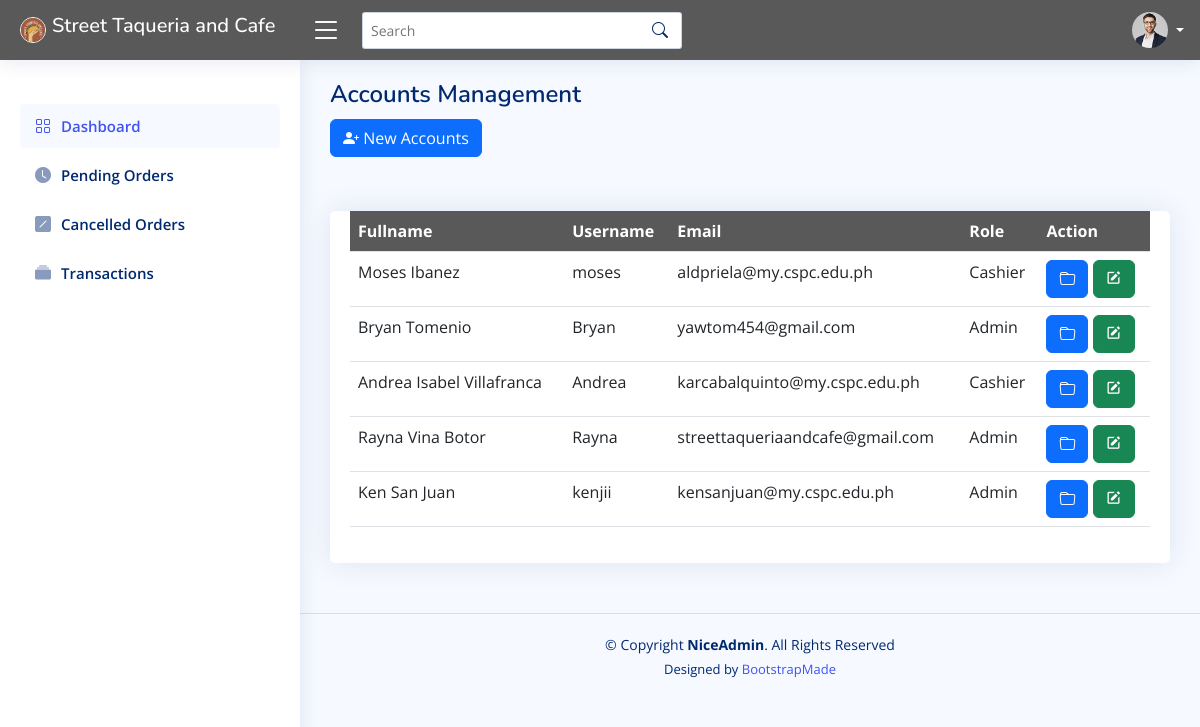
Page /stcadmin/ad_accounts.php on the committed database.
### tables this page shows
CREATE TABLE `users` (
  `id` int(11) NOT NULL,
  `username` varchar(50) NOT NULL,
  `name` varchar(100) NOT NULL,
  `email` varchar(50) NOT NULL,
  `password` varchar(50) NOT NULL,
  `phone` varchar(20) NOT NULL,
  `address` varchar(100) NOT NULL,
  `role` varchar(50) NOT NULL,
  `usertype` int(11) NOT NULL DEFAULT 0,
  `image` varchar(50) NOT NULL,
  `status` int(11) NOT NULL DEFAULT 1
);

### stcadmin/ad_accounts.php (the view, shortened to what this page needs)
<!DOCTYPE html>
<html lang="en">
<head>
  <link href="assets/vendor/bootstrap/css/bootstrap.min.css" rel="stylesheet">
  <link href="assets/vendor/bootstrap-icons/bootstrap-icons.css" rel="stylesheet">
  <link href="assets/vendor/boxicons/css/boxicons.min.css" rel="stylesheet">
  <link href="assets/vendor/quill/quill.snow.css" rel="stylesheet">
  <link href="assets/vendor/quill/quill.bubble.css" rel="stylesheet">
  <link href="assets/vendor/remixicon/remixicon.css" rel="stylesheet">
  <link href="assets/vendor/simple-datatables/style.css" rel="stylesheet">
  <link href="assets/css/style.css" rel="stylesheet">
</head>
<body>
  <?php include("ad_header.php") ?>
  <?php include("ad_sidebar.php") ?>
  <main id="main" class="main">
    <div class="pagetitle">
      <h1>Accounts Management</h1>
    </div>
    <section class="section">
            <button type="button" class="btn btn-primary" data-bs-toggle="modal" data-bs-target="#verticalycentered">
                <i class="bi-person-plus-fill"></i> New Accounts
            </button><br><br>
    </section>
    <section class="section">
      <div class="row">
        <div class="col-lg-12">
        <div class="card recent-sales overflow-auto">
            <?php
			        $query = 'SELECT * FROM users WHERE usertype = 1 ORDER BY id DESC';
			        $stmt = $conn->prepare($query);
			        $stmt->execute();
			        $result = $stmt->get_result();
			      ?>
            <div class="card-body">
                    <table id="data-table" class="table">
                        <thead style="background-color:#595959; color:white">
                            <tr>
                              <th scope="col">Fullname</th>
                              <th scope="col">Username</th>
                              <th scope="col">Email</th>
                              <th scope="col">Role</th>
                              <th scope="col">Action</th>
                            </tr>
                        </thead>
                        <tbody>
                            <?php while ($row = $result->fetch_assoc()) { ?>
                                <tr>
                                  <td><?= $row['name']; ?></td>
                                  <td><?= $row['username']; ?></td>
                                  <td><?= $row['email']; ?></td>
                                  <td><?= $row['role']; ?></td>
                                  <td>
                                    <a href="ad_view.accounts.php?details2=<?= $row['id']; ?>" type="button" class="btn btn-primary" data-bs-target="#verticalycentered">
                                    <i class="bi bi-folder"></i></a>
                                    <a href="ad_accounts.php?edit=<?= $row['id']; ?>" type="button" class="btn btn-success"><i class="bx bxs-edit"></i></a>
                                  </td>
                                </tr>
                            <?php } ?>
                        </tbody>
                    </table>
            </div>
            </div>
        </div>
      </div>
    </section>
  </main>
  <footer id="footer" class="footer">
    <div class="copyright">
      &copy; Copyright <strong><span>NiceAdmin</span></strong>. All Rights Reserved
    </div>
    <div class="credits">
      Designed by <a href="https://bootstrapmade.com/">BootstrapMade</a>
    </div>
  </footer>
</body>
</html>

### stcadmin/ad_header.php (shortened to what this page needs)
<!DOCTYPE html>
<html lang="en">
<head>
  <link href="assets/vendor/bootstrap/css/bootstrap.min.css" rel="stylesheet">
  <link href="assets/vendor/bootstrap-icons/bootstrap-icons.css" rel="stylesheet">
  <link href="assets/vendor/boxicons/css/boxicons.min.css" rel="stylesheet">
  <link href="assets/vendor/quill/quill.snow.css" rel="stylesheet">
  <link href="assets/vendor/quill/quill.bubble.css" rel="stylesheet">
  <link href="assets/vendor/remixicon/remixicon.css" rel="stylesheet">
  <link href="assets/vendor/simple-datatables/style.css" rel="stylesheet">
  <link href="assets/css/style.css" rel="stylesheet">
</head>
<body>
  <header id="header" class="header fixed-top d-flex align-items-center" style="background-color:#595959">
    <div class="d-flex align-items-center justify-content-between">
        <a href="index.html" class="logo d-flex align-items-center">
            <img style="border-radius:1rem; border:1px solid white" src="assets/img/logo.jpg" alt="">
            <h5 style="color:#fff">Street Taqueria and Cafe</h5>
        </a>
      <i class="bi bi-list toggle-sidebar-btn" style="color:#fff"></i>
    </div>
    <div class="search-bar">
      <form class="search-form d-flex align-items-center" method="POST" action="#">
        <input type="text" name="query" placeholder="Search" title="Enter search keyword">
        <button type="submit" title="Search"><i class="bi bi-search"></i></button>
      </form>
    </div>
    <nav class="header-nav ms-auto">
      <ul class="d-flex align-items-center">
        <li class="nav-item dropdown pe-3">
          <a class="nav-link nav-profile d-flex align-items-center pe-0" href="#" data-bs-toggle="dropdown">
            <img src="assets/img/profile-img.jpg" alt="Profile" class="rounded-circle">
            <span style="color:#fff" class="d-none d-md-block dropdown-toggle ps-2"><?php echo $_SESSION['name'] ?></span>
          </a>
        </li>
      </ul>
    </nav>
  </header>
</body>
</html>

### stcadmin/ad_sidebar.php (shortened to what this page needs)
<!DOCTYPE html>
<html lang="en">
<head>
  <link href="assets/vendor/bootstrap/css/bootstrap.min.css" rel="stylesheet">
  <link href="assets/vendor/bootstrap-icons/bootstrap-icons.css" rel="stylesheet">
  <link href="assets/vendor/boxicons/css/boxicons.min.css" rel="stylesheet">
  <link href="assets/vendor/quill/quill.snow.css" rel="stylesheet">
  <link href="assets/vendor/quill/quill.bubble.css" rel="stylesheet">
  <link href="assets/vendor/remixicon/remixicon.css" rel="stylesheet">
  <link href="assets/vendor/simple-datatables/style.css" rel="stylesheet">
  <link href="assets/css/style.css" rel="stylesheet">
</head>
<body>
  <aside id="sidebar" class="sidebar">
    <ul class="sidebar-nav" id="sidebar-nav">
      <br>
      <li class="nav-item">
        <a class="nav-link " href="index.php">
          <i class="bi bi-grid"></i>
          <span>Dashboard</span>
        </a>
      </li>
      <li class="nav-item">
        <a class="nav-link collapsed" href="ad_orders.php">
          <i class="bi-clock-fill"></i>
          <span>Pending Orders</span>
        </a>
      </li>
      <li class="nav-item">
        <a class="nav-link collapsed" href="ad_cancel.transactions.php">
          <i class="bi bi-slash-square-fill"></i>
          <span>Cancelled Orders</span>
        </a>
      </li>
      <li class="nav-item">
        <a class="nav-link collapsed" href="ad_approved.transactions.php">
          <i class="bi bi-collection-fill"></i>
          <span>Transactions</span>
        </a>
      </li>
    </ul>
  </aside>
</body>
</html>

### stcadmin/assets/css/style.css (style rules this page uses)
:root { scroll-behavior: smooth; }
body { font-family: "Open Sans", sans-serif; background: #f6f9ff; color: #444444; }
a { color: #4154f1; text-decoration: none; }
h1, h2, h3, h4, h5, h6 { font-family: "Nunito", sans-serif; }
#main { margin-top: 60px; padding: 20px 30px; transition: all 0.3s; }
.pagetitle { margin-bottom: 10px; }
.pagetitle h1 { font-size: 24px; margin-bottom: 0; font-weight: 600; color: #012970; }
.card { margin-bottom: 30px; border: none; border-radius: 5px; box-shadow: 0px 0 30px rgba(1, 41, 112, 0.1); }
.card-body { padding: 0 20px 20px 20px; }
.logo { line-height: 1; }
@media (min-width: 1200px) { .logo { width: 280px; } }
.logo img { max-height: 26px; margin-right: 6px; }
.header { transition: all 0.5s; z-index: 997; height: 60px; box-shadow: 0px 2px 20px rgba(1, 41, 112, 0.1); background-color: #fff; padding-left: 20px; }
.header .toggle-sidebar-btn { font-size: 32px; padding-left: 10px; cursor: pointer; color: #012970; }
.header .search-bar { min-width: 360px; padding: 0 20px; }
.header .search-form { width: 100%; }
.header .search-form input { border: 0; font-size: 14px; color: #012970; border: 1px solid rgba(1, 41, 112, 0.2); padding: 7px 38px 7px 8px; border-radius: 3px; transition: 0.3s; width: 100%; }
.header .search-form button { border: 0; padding: 0; margin-left: -30px; background: none; }
.header .search-form button i { color: #012970; }
.header-nav ul { list-style: none; }
.header-nav>ul { margin: 0; padding: 0; }
.header-nav .nav-profile { color: #012970; }
.header-nav .nav-profile img { max-height: 36px; }
.header-nav .nav-profile span { font-size: 14px; font-weight: 600; }
.sidebar { position: fixed; top: 60px; left: 0; bottom: 0; width: 300px; z-index: 996; transition: all 0.3s; padding: 20px; overflow-y: auto; scrollbar-width: thin; scrollbar-color: #aab7cf transparent; box-shadow: 0px 0px 20px rgba(1, 41, 112, 0.1); background-color: #fff; }
@media (min-width: 1200px) { #main, #footer { margin-left: 300px; } }
.sidebar-nav { padding: 0; margin: 0; list-style: none; }
.sidebar-nav li { padding: 0; margin: 0; list-style: none; }
.sidebar-nav .nav-item { margin-bottom: 5px; }
.sidebar-nav .nav-link { display: flex; align-items: center; font-size: 15px; font-weight: 600; color: #4154f1; transition: 0.3; background: #f6f9ff; padding: 10px 15px; border-radius: 4px; }
.sidebar-nav .nav-link i { font-size: 16px; margin-right: 10px; color: #4154f1; }
.sidebar-nav .nav-link.collapsed { color: #012970; background: #fff; }
.sidebar-nav .nav-link.collapsed i { color: #899bbd; }
.footer { padding: 20px 0; font-size: 14px; transition: all 0.3s; border-top: 1px solid #cddfff; }
.footer .copyright { text-align: center; color: #012970; }
.footer .credits { padding-top: 5px; text-align: center; font-size: 13px; color: #012970; }

### rows in the picture
users: name "Moses Ibanez", username "moses", email "aldpriela@my.cspc.edu.ph", role "Cashier"
users: name "Bryan Tomenio", username "Bryan", email "yawtom454@gmail.com", role "Admin"
users: name "Andrea Isabel Villafranca", username "Andrea", email "karcabalquinto@my.cspc.edu.ph", role "Cashier"
users: name "Rayna Vina Botor", username "Rayna", email "streettaqueriaandcafe@gmail.com", role "Admin"
users: name "Ken San Juan", username "kenjii", email "kensanjuan@my.cspc.edu.ph", role "Admin"
